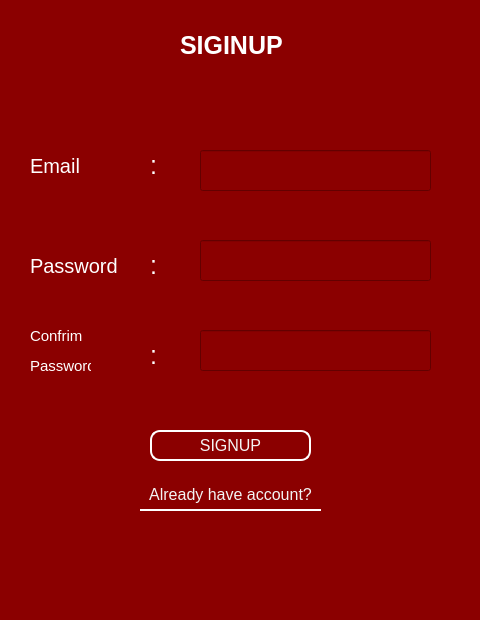
<?xml version="1.0" encoding="UTF-8"?>
<ui version="4.0">
 <class>MainWindow</class>
 <widget class="QMainWindow" name="MainWindow">
  <property name="geometry">
   <rect>
    <x>0</x>
    <y>0</y>
    <width>480</width>
    <height>620</height>
   </rect>
  </property>
  <property name="font">
   <font>
    <weight>50</weight>
    <bold>false</bold>
   </font>
  </property>
  <property name="windowTitle">
   <string>MainWindow</string>
  </property>
  <property name="styleSheet">
   <string notr="true">background-color: rgb(139, 0, 0);</string>
  </property>
  <widget class="QWidget" name="centralwidget">
   <widget class="QLabel" name="label">
    <property name="geometry">
     <rect>
      <x>180</x>
      <y>30</y>
      <width>121</width>
      <height>31</height>
     </rect>
    </property>
    <property name="styleSheet">
     <string notr="true">color:rgb(255, 255, 255); 
font-size:25px;
font-weight:bold;</string>
    </property>
    <property name="text">
     <string>SIGINUP</string>
    </property>
   </widget>
   <widget class="QLabel" name="label_2">
    <property name="geometry">
     <rect>
      <x>30</x>
      <y>150</y>
      <width>111</width>
      <height>31</height>
     </rect>
    </property>
    <property name="styleSheet">
     <string notr="true">color:rgb(255, 255, 255); 
font-size:20px;</string>
    </property>
    <property name="text">
     <string>Email</string>
    </property>
   </widget>
   <widget class="QLineEdit" name="email">
    <property name="geometry">
     <rect>
      <x>200</x>
      <y>150</y>
      <width>231</width>
      <height>41</height>
     </rect>
    </property>
    <property name="styleSheet">
     <string notr="true">color:#fff;
font-size:16px;</string>
    </property>
   </widget>
   <widget class="QLabel" name="label_3">
    <property name="geometry">
     <rect>
      <x>30</x>
      <y>250</y>
      <width>131</width>
      <height>31</height>
     </rect>
    </property>
    <property name="styleSheet">
     <string notr="true">color:rgb(255, 255, 255); 
font-size:20px;</string>
    </property>
    <property name="text">
     <string>Password</string>
    </property>
   </widget>
   <widget class="QLineEdit" name="password">
    <property name="geometry">
     <rect>
      <x>200</x>
      <y>240</y>
      <width>231</width>
      <height>41</height>
     </rect>
    </property>
    <property name="styleSheet">
     <string notr="true">color:#fff;
font-size:16px;</string>
    </property>
   </widget>
   <widget class="QLabel" name="label_4">
    <property name="geometry">
     <rect>
      <x>150</x>
      <y>150</y>
      <width>41</width>
      <height>31</height>
     </rect>
    </property>
    <property name="styleSheet">
     <string notr="true">color:rgb(255, 255, 255); 
font-size:25px;</string>
    </property>
    <property name="text">
     <string>:</string>
    </property>
   </widget>
   <widget class="QLabel" name="label_5">
    <property name="geometry">
     <rect>
      <x>150</x>
      <y>250</y>
      <width>41</width>
      <height>31</height>
     </rect>
    </property>
    <property name="styleSheet">
     <string notr="true">color:rgb(255, 255, 255); 
font-size:25px;</string>
    </property>
    <property name="text">
     <string>:</string>
    </property>
   </widget>
   <widget class="QPushButton" name="signupbtn">
    <property name="geometry">
     <rect>
      <x>150</x>
      <y>430</y>
      <width>161</width>
      <height>31</height>
     </rect>
    </property>
    <property name="styleSheet">
     <string notr="true">border: 2px solid #fff;
border-radius:10%;
font-size:16px;
color:#f4f4f4;
cursor:pointer;</string>
    </property>
    <property name="text">
     <string>SIGNUP</string>
    </property>
   </widget>
   <widget class="QPushButton" name="signin">
    <property name="geometry">
     <rect>
      <x>140</x>
      <y>480</y>
      <width>181</width>
      <height>31</height>
     </rect>
    </property>
    <property name="styleSheet">
     <string notr="true">border: none;
font-size:16px;
color:#f3f3f3;
border-bottom:2px solid #fff;</string>
    </property>
    <property name="text">
     <string>Already have account?</string>
    </property>
   </widget>
   <widget class="QLineEdit" name="confrim_password">
    <property name="geometry">
     <rect>
      <x>200</x>
      <y>330</y>
      <width>231</width>
      <height>41</height>
     </rect>
    </property>
    <property name="styleSheet">
     <string notr="true">color:#fff;
font-size:16px;</string>
    </property>
   </widget>
   <widget class="QLabel" name="label_6">
    <property name="geometry">
     <rect>
      <x>150</x>
      <y>340</y>
      <width>41</width>
      <height>31</height>
     </rect>
    </property>
    <property name="styleSheet">
     <string notr="true">color:rgb(255, 255, 255); 
font-size:25px;</string>
    </property>
    <property name="text">
     <string>:</string>
    </property>
   </widget>
   <widget class="QLabel" name="label_7">
    <property name="geometry">
     <rect>
      <x>30</x>
      <y>320</y>
      <width>61</width>
      <height>31</height>
     </rect>
    </property>
    <property name="styleSheet">
     <string notr="true">color:rgb(255, 255, 255); 
font-size:15px;</string>
    </property>
    <property name="text">
     <string>Confrim</string>
    </property>
   </widget>
   <widget class="QLabel" name="label_8">
    <property name="geometry">
     <rect>
      <x>150</x>
      <y>340</y>
      <width>41</width>
      <height>31</height>
     </rect>
    </property>
    <property name="styleSheet">
     <string notr="true">color:rgb(255, 255, 255); 
font-size:25px;</string>
    </property>
    <property name="text">
     <string>:</string>
    </property>
   </widget>
   <widget class="QLabel" name="label_9">
    <property name="geometry">
     <rect>
      <x>30</x>
      <y>350</y>
      <width>61</width>
      <height>31</height>
     </rect>
    </property>
    <property name="styleSheet">
     <string notr="true">color:rgb(255, 255, 255); 
font-size:15px;</string>
    </property>
    <property name="text">
     <string>Password</string>
    </property>
   </widget>
  </widget>
  <widget class="QMenuBar" name="menubar">
   <property name="geometry">
    <rect>
     <x>0</x>
     <y>0</y>
     <width>480</width>
     <height>21</height>
    </rect>
   </property>
  </widget>
  <widget class="QStatusBar" name="statusbar"/>
 </widget>
 <resources/>
 <connections/>
</ui>
